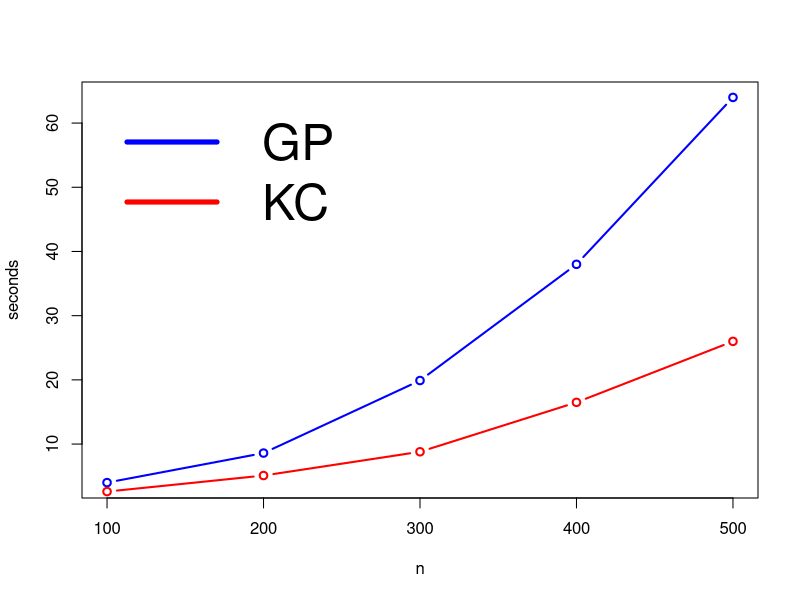
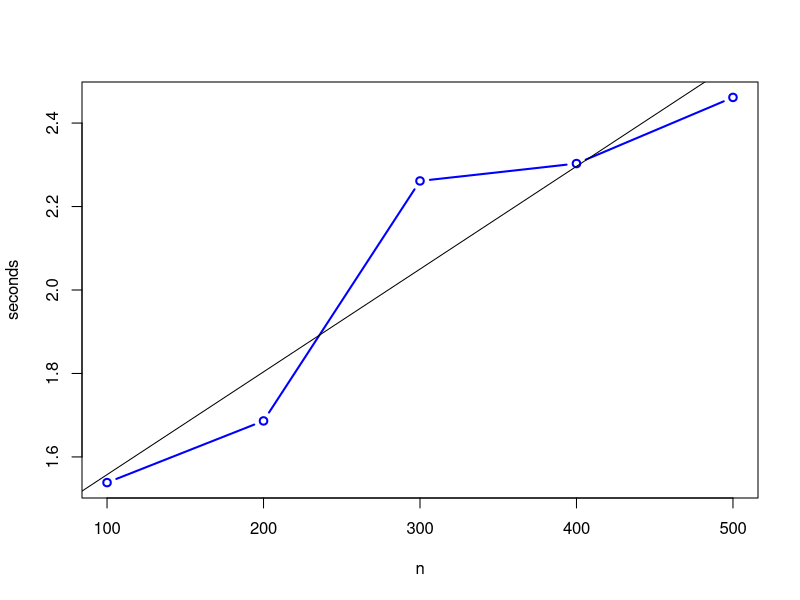

Reproduce these figures in R, in order.
n <- 1:5 * 100
kc <- c(2.6, 5.1, 8.8, 16.5, 26)
gp <- c(4, 8.6, 19.9, 38, 64)

plot(n, gp, lwd=2, type='b', col='blue', 
     ylab='seconds')
lines(n, kc, lwd=2, type='b', col='red')
legend("topleft",bty='n',col=c('blue','red'),
       legend=c("GP","KC"),lwd=5, cex=3)

mod <- lm(gp/kc ~ n)
plot(n, gp/kc, lwd=2, type='b', col='blue', 
     ylab='seconds')
abline(mod$coef[1], mod$coef[2])
